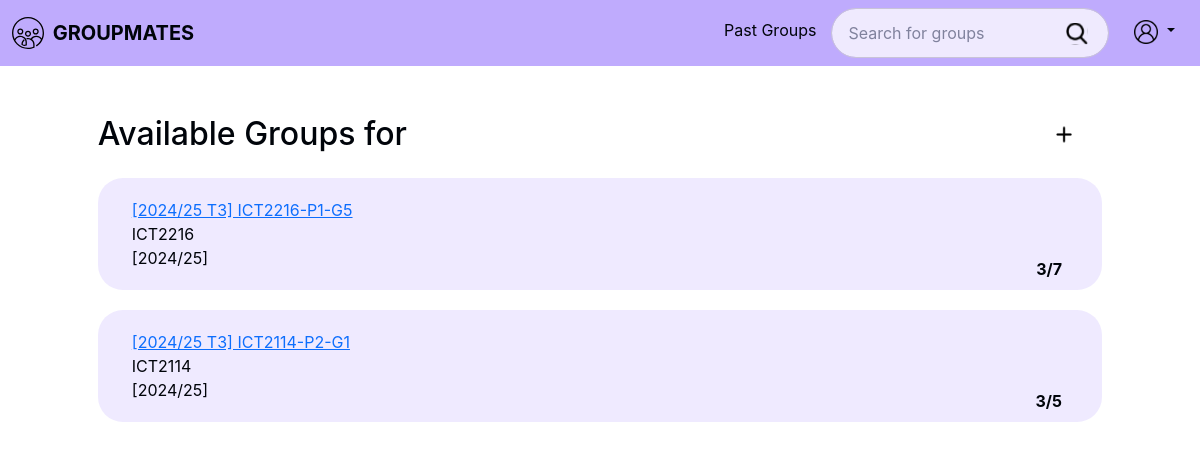
Page /groups.php (signed in) on the committed database.
### tables this page shows
CREATE TABLE `groups` (
  groupId INT AUTO_INCREMENT PRIMARY KEY,
  groupName VARCHAR(255) NOT NULL,
  acadYear VARCHAR(20) NOT NULL,
  trimester VARCHAR(10) NOT NULL,
  moduleCode VARCHAR(20) NOT NULL,
  labGroupCode VARCHAR (10) NULL,
  groupNumber INT NOT NULL,
  noOfMembers INT NOT NULL DEFAULT 0,
  maxGroupSize INT NOT NULL,
  groupStatus ENUM('active', 'inactive', 'closed') NOT NULL, 
  FOREIGN KEY (moduleCode) REFERENCES modules (moduleCode) ON DELETE RESTRICT,
  FOREIGN KEY (labGroupCode, moduleCode) REFERENCES labGroups (labGroupCode, moduleCode) ON DELETE RESTRICT
);

### src/Boundary/GroupPageController.php (called while the page is built, shortened)
<?php
class GroupPageController
{
    private GroupControl $groupControl;
    public function __construct(GroupControl $groupControl, GroupMembershipControl $groupMembershipControl, PDO $pdo)
    {
        $this->groupControl = $groupControl;
    }
    public function listAllActiveGroups(): array
    {
        return $this->groupControl->getAllActiveGroups();
    }
}
?>

### src/Control/GroupControl.php (called while the page is built, shortened)
<?php
class GroupControl
{
    private GroupRepository $groupRepo;
    public function __construct(
        GroupRepository $groupRepo,
        GroupMembershipRepository $groupMembershipRepo
    ) {
        $this->groupRepo = $groupRepo;
    }
    public function getAllActiveGroups(): array
    {
        return $this->groupRepo->getAllActiveGroups();
    }
}
?>

### src/Mapper/GroupMapper.php (called while the page is built, shortened)
<?php
class GroupMapper implements GroupRepository
{
    private PDO $dbConnection;
    public function __construct(PDO $dbConnection)
    {
        $this->dbConnection = $dbConnection;
    }
    private function mapRowToGroup(array $row): Group
    {
        $group = new Group(
            $row['acadYear'],
            $row['trimester'],
            $row['moduleCode'],
            $row['labGroupCode'],
            (int) $row['groupNumber'],
            (int) $row['maxGroupSize'],
            $row['groupStatus'],
            (int) $row['noOfMembers']
        );
        $group->assignGroupId((int) $row['groupId']);
        $group->assignGroupName($row['groupName']);
        return $group;
    }
    public function getAllActiveGroups(): array
    {
        $stmt = $this->dbConnection->prepare("SELECT * FROM `groups` WHERE groupStatus = 'active'");
        $stmt->execute();
        $groups = [];
        while ($row = $stmt->fetch(PDO::FETCH_ASSOC)) {
            $group = $this->mapRowToGroup($row);
            $groups[] = $group;
        }
        return $groups;
    }
}
?>

### src/Entity/Group.php (called while the page is built, shortened)
<?php
class Group
{
    private int $groupId;
    private string $groupName;
    private string $acadYear;
    private string $moduleCode;
    private int $noOfMembers;
    private int $maxMembers;
    public function getGroupId(): int
    {
        return $this->groupId;
    }
    public function getGroupName(): string
    {
        return $this->groupName;
    }
    public function getAcadYear(): string
    {
        return $this->acadYear;
    }
    public function getModuleCode(): string
    {
        return $this->moduleCode;
    }
    public function getNoOfMembers(): int
    {
        return $this->noOfMembers;
    }
    public function getMaxMembers(): int
    {
        return $this->maxMembers;
    }
    private function setGroupId(int $groupId): void
    {
        $this->groupId = $groupId;
    }
    private function setGroupName(string $groupName): void
    {
        $this->groupName = $groupName;
    }
    private function setAcadYear(string $acadYear): void
    {
        $this->acadYear = $acadYear;
    }
    private function setModuleCode(string $moduleCode): void
    {
        $this->moduleCode = $moduleCode;
    }
    private function setNoOfMembers(int $noOfMembers): void
    {
        $this->noOfMembers = $noOfMembers;
    }
    private function setMaxMembers(int $maxMembers): void
    {
        $this->maxMembers = $maxMembers;
    }
}
?>

### public/groups.php (the view, shortened to what this page needs)
<?php
require_once __DIR__ . '/../src/bootstrap.php';
$groupRepo = new GroupMapper($pdo);
$groupMembershipRepo = new GroupMembershipMapper($pdo);
$groupJoinRequestsRepo = new GroupJoinRequestsMapper($pdo);
$groupControl = new GroupControl($groupRepo, $groupMembershipRepo);
$groupMembershipControl = new GroupMembershipControl($groupMembershipRepo, $groupRepo, $groupJoinRequestsRepo);
$controller = new GroupPageController($groupControl, $groupMembershipControl, $pdo);
$groups = $controller->listAllActiveGroups();
?>
<div class="container">
    <div class="group-wrapper">
        <div class="title d-flex justify-content-between mb-4">
            <h2 class="m-0">Available Groups for </h2>
            <a href="group_create.php" class="text-decoration-none d-flex">
                <img src="img/plus.svg" alt="Add Group" class="w-100 add-group" />
            </a>
        </div>
        <?php if (count($groups) > 0): ?>
            <?php foreach ($groups as $group): ?>
                <div class="group-item">
                    <a href="group_info.php?groupId=<?= $group->getGroupId() ?>">
                        <?= htmlspecialchars($group->getGroupName()) ?>
                    </a>
                    <span class="module"><?= htmlspecialchars($group->getModuleCode()) ?></span>
                    <span class="acad-term">[<?= htmlspecialchars($group->getAcadYear()) ?>]</span>
                    <span class="member-count"><?= $group->getNoOfMembers() ?>/<?= $group->getMaxMembers() ?></span>
                </div>
            <?php endforeach; ?>
        <?php else: ?>
            <p>No groups found.</p>
        <?php endif; ?>
    </div>
</div>
<?php
include '_layout.php';
?>

### public/css/style.css (style rules this page uses)
:root { --text: #00040A; --text-secondary: #666666; --background: #FFFFFF; --primary: #7B57FF; --secondary: #BfABFD; --secondary-25: rgb(191, 171, 253, 0.25); --accent: #A343FA; --accent-25: rgb(163, 67, 250, 0.25); --danger: #FF7368; --success: #35D6A0; }
html, body { margin: 0; padding: 0; font-family: 'Inter', sans-serif; font-size: 16px; color: var(--text); background-color: var(--background); }

### public/css/home.css (style rules this page uses)
.group-wrapper, .info-wrapper { width: 80%; margin: 2% auto; }
.group-wrapper .title, .info-wrapper .title { margin-bottom: 5%; padding-right: 3%; }
.group-item { cursor: pointer; }
.group-item, .info-item { position: relative; background-color: var(--secondary-25); padding: 20px; padding-left: 34px; border-radius: 25px; margin-bottom: 5%; }
.group-item > span, .info-item > span { display: block; }
.member-count, .leader { position: absolute; right: 4%; }
.member-count { bottom: 8%; font-weight: bold; }
@media screen and (max-width: 1280px) { .group-container .title, .info-container .title, .group-item { margin-bottom: 2%; } }
@media screen and (max-width: 1280px) { .group-wrapper, .info-wrapper { width: 90%; } }

### rows in the picture
groups: groupName "[2024/25 T3] ICT2216-P1-G5", moduleCode "ICT2216", acadYear "2024/25", noOfMembers "3", maxGroupSize "7"
groups: groupName "[2024/25 T3] ICT2114-P2-G1", moduleCode "ICT2114", acadYear "2024/25", noOfMembers "3", maxGroupSize "5"
